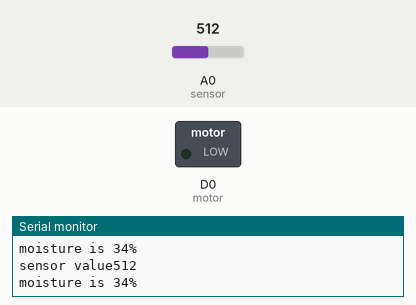
Recording of a sketch running on a simulated ESP8266 (NodeMCU). Shown: switched loads named in the sketch (green lamp = pin HIGH), the last lines printed to the serial monitor. The inputs (shaded band) are chosen by the test bench; at power-on: A0 (sensor) = 512. WiFi joins after 1.5 s; servers stay silent unless stated.

Above: at 3.0 s.
3.1 s: A0 (sensor) set to 540
At 4.8 s:
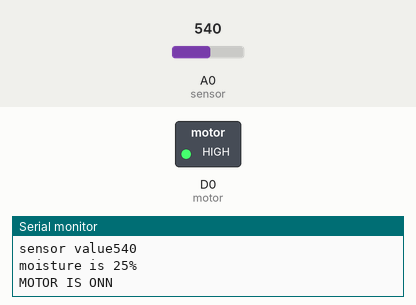
5.3 s: A0 (sensor) set to 716
Timing chart, 0 to 8.3 s (numbered marks = the images above; inputs shaded):
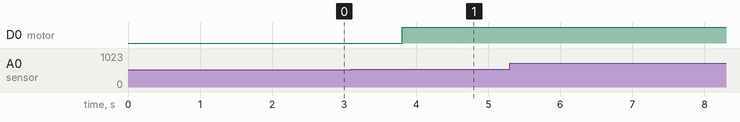

Measured:
- the behaviour switches between 522 and 523 on A0 (sensor) (found by bisection; images 0 and 1)
- after the input at 3.1 s, D0 (motor): LOW → HIGH after 0.71 s

The sketch:

lokraj.cpp.ino
```cpp
 #define BLYNK_TEMPLATE_ID "TMPLrvicSXqz"
#define BLYNK_DEVICE_NAME "aa"
#define BLYNK_AUTH_TOKEN "yBcE-93tlyp9BieVdFWpOrPJcgr0BTIw"
#define BLYNK_PRINTSerial
#define motor D0
#include<ESP8266WiFi.h>
#include<BlynkSimpleEsp8266.h>
char auth[] =BLYNK_AUTH_TOKEN;
char ssid[] ="LOKRAJ";
char pass[] ="LOKRAJ@117";
const int AirValue=620; //you need to replace this value with Value_1
const int WaterValue=310; //you need to replace this value with Value_2
int soilMoistureValue= 0;
int soilmoisturepercent=0;
int sensor = A0;
BlynkTimer timer;
void myTimerEvent()
{
 Blynk.virtualWrite(V0,digitalRead(motor));
 Blynk.virtualWrite(V1,soilmoisturepercent);
}
void setup()
{
Serial.begin(9600);
pinMode(motor,OUTPUT);
Blynk.begin(auth,ssid, pass);
timer.setInterval(1000L,myTimerEvent);
}
void loop() {
Blynk.run();
timer.run();
soilMoistureValue=analogRead(sensor); //put Sensor insert into soil
Serial.print("sensor value");
Serial.println(soilMoistureValue);
soilmoisturepercent=map(soilMoistureValue,AirValue,WaterValue, 0, 100);
if(soilmoisturepercent>= 100)
{
Serial.print("moisture is ");
Serial.println("100 %");
}
else if(soilmoisturepercent<=0)
{
Serial.print("moisture is ");
Serial.println("0 %");
}
else if(soilmoisturepercent>0 &&soilmoisturepercent< 100)
{
Serial.print("moisture is ");
Serial.print(soilmoisturepercent);
Serial.println("%");
}
if(soilmoisturepercent<= 30)
{
digitalWrite(motor,HIGH);
Serial.println("MOTOR IS ONN");
}
if(soilmoisturepercent>= 80)
{
 digitalWrite(motor,LOW);
 Serial.println("MOTOR IS OFF");
}
delay(1000);
}
```
